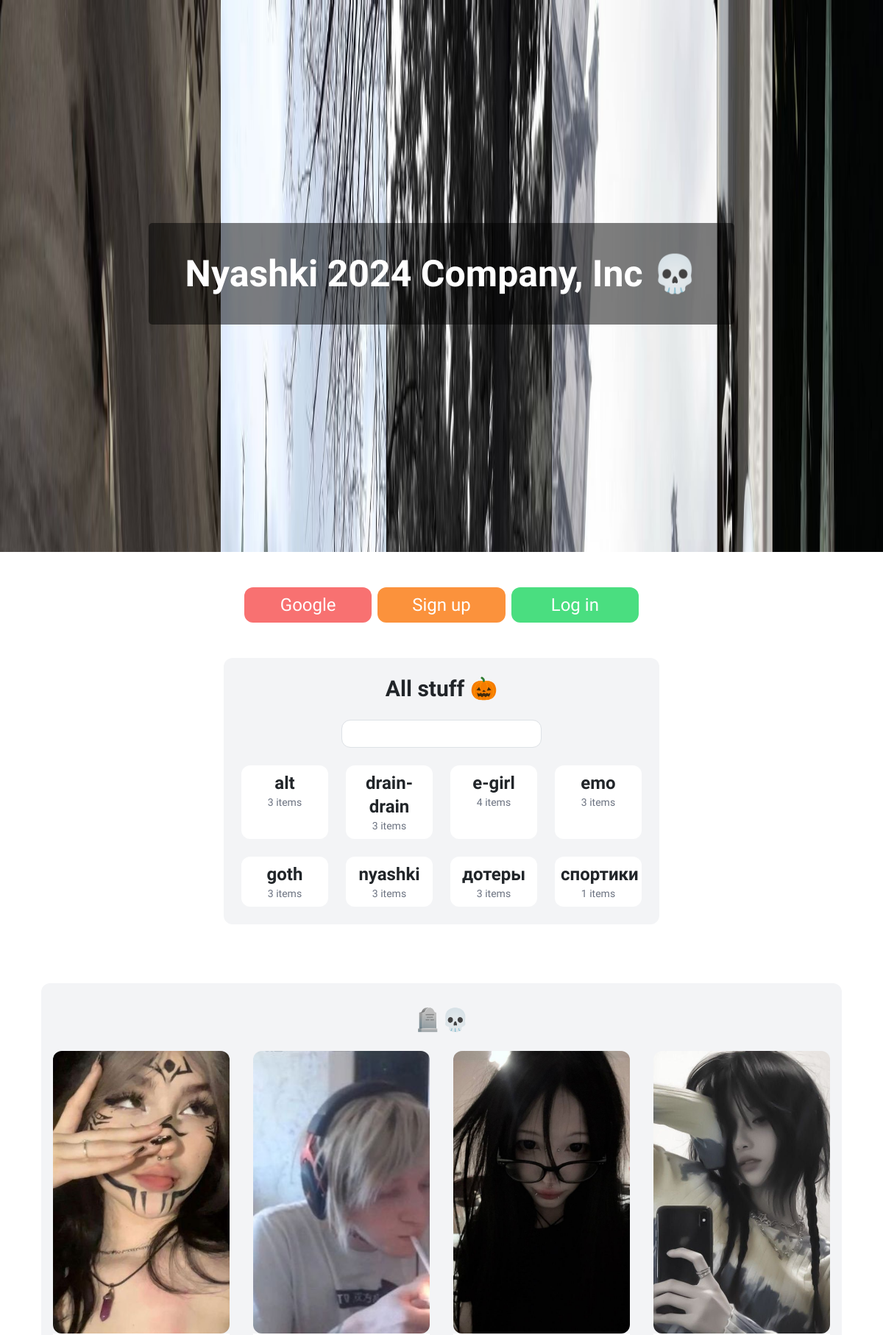
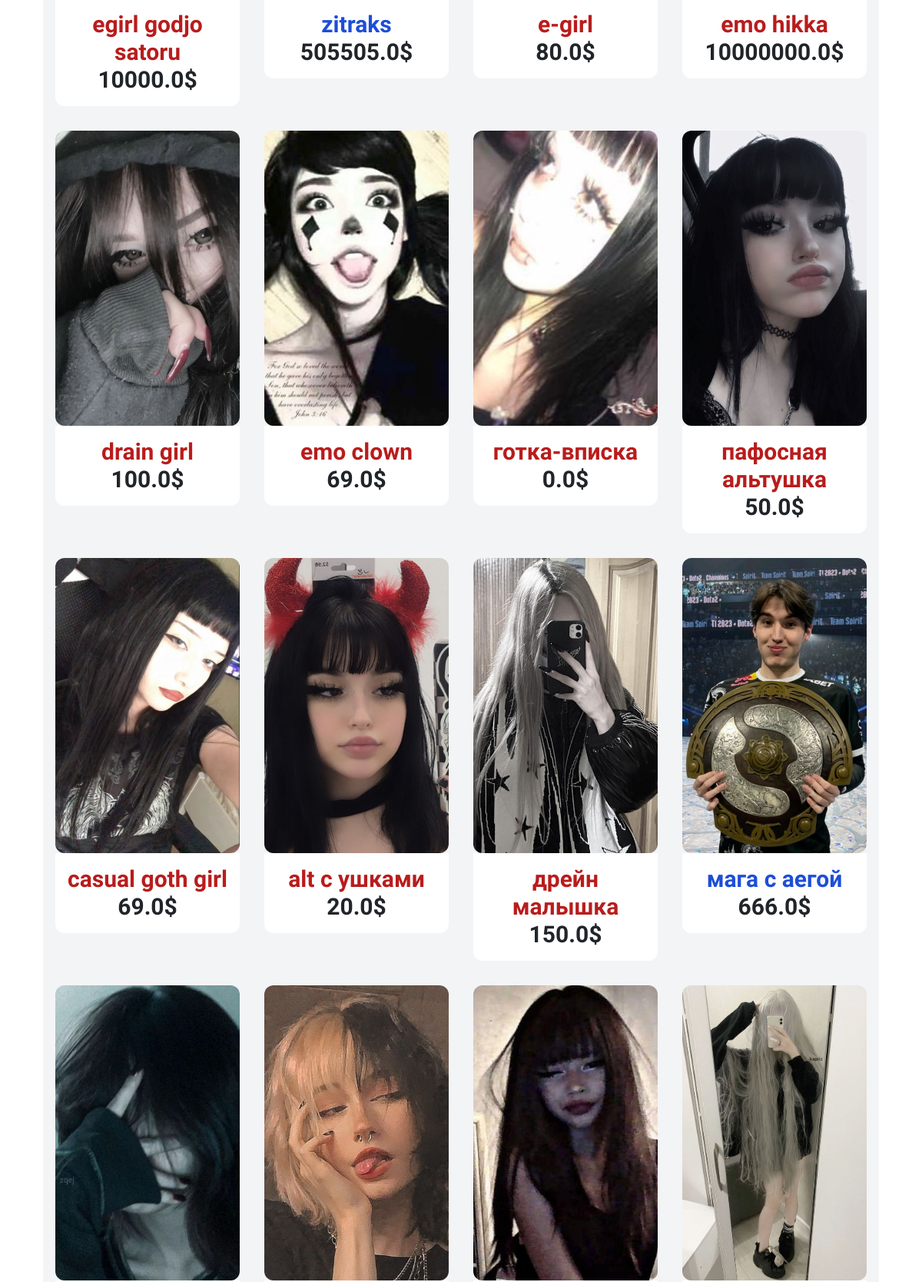
The page / (upper part) on the database its author committed (2 pictures, top to bottom).
### item/models.py (models this page shows, shortened)
class Category(models.Model):
    name = models.CharField(max_length=255)
    class Meta:
        ordering = ('name',)
        verbose_name_plural = 'Categories'

class Item(models.Model):
    category = models.ForeignKey(Category, related_name='items', on_delete=models.CASCADE)
    name = models.CharField(max_length=255)
    description = models.TextField(blank=True, null=True)
    price = models.FloatField()
    image = models.ImageField(upload_to='item_images', blank=True, null=True)
    is_sold = models.BooleanField(default=False)
    created_at = models.DateTimeField(auto_now_add=True)
    users = models.ManyToManyField(User, related_name='items', blank=True)
    gender = models.CharField(max_length=1, choices=gender_choice)
    comments = models.ManyToManyField(Comment)

### core/views.py (the view)
# urls.py: path('', views.index, name='index'),
def index(request):
    items = Item.objects.filter(is_sold=False)
    categories = Category.objects.all()
    gender = ''
    if "gender" not in request.session:
        gender = 'ALL'
    else:
        gender = request.session["gender"]
    if gender != 'ALL':
        items = items.filter(gender=gender)
    return render(request, 'core/index.html', {
        'categories': categories,
        'items': sorted(items, key=lambda x: random.random()),
        'name_category' : '🪦💀',
        'gender': gender,
        'show_login': True,
    })

### core/templates/core/index.html (shortened to what this page needs)
{% extends 'core/base.html' %}
{% block content %}
    <div class="mt-4 px-4 py-4 bg-gray-100 rounded-xl dark:bg-zinc-500 mx-auto md:w-1/2 transition-transform duration-300 transform hover:scale-105">
        <h2 class="transition-transform duration-300 transform hover:scale-110 mb-4 text-3xl text-center font-semibold dark:text-white"><a href="{% url 'core:all_staff'%}"> All stuff 🎃</a></h2>
        <form method="get" action="{% url 'item:items' %}">
                {%if query%}
                    <input name="query" type="text" class="transition-transform duration-300 transform hover:scale-110 form-control md:w-1/2  w-3/4 mx-auto mb-4" autofocus value="{{query}}">
                {%else%}
                    <input name="query" type="text" class="transition-transform duration-300 transform hover:scale-110 form-control md:w-1/2  w-3/4 mx-auto rounded-xl mb-4" autofocus>
                {%endif%}
        </form>
        <div class="xcjvxckljvlk grid grid-cols-2 md:grid-cols-4 gap-4">
            {% for category in categories %}
            <div class="transition-transform duration-300 transform hover:scale-125 p-2 bg-white rounded-xl text-center dark:text-black">
                <a href="{% url 'core:category' category.id %}" class="block">
                    <h2 class="text-lg md:text-2xl font-semibold">{{ category.name }}</h2>
                    <p class="text-gray-500 text-sm">{{ category.items.count }} items</p>
                </a>
            </div>
            {% endfor %}
        </div>
    </div>
    <div class="asfafzxcvzd23123 mx-5 mt-20 px-3 md:px-6 md:py-12 py-4 bg-gray-100 rounded-xl dark:bg-zinc-500 transition-transform duration-300 transform hover:scale-105" id="xcvxckjvl123">
        <h2 class="mb-4 mt-2 text-3xl text-center font-bold dark:text-white">{{ name_category }}</h2>
        <div class="blckvlvjvv grid grid-cols-2 md:grid-cols-4 gap-8">
            {% for item in items %}
                <div class="transition-transform duration-300 transform hover:scale-105">
                    <a href="{% url 'item:detail' item.id %}">
                        {% if item.gender == 'W'%}
                            {% if item.image.url %}
                                <img src="{{ item.image.url }}" class="zoom-image rounded-xl object-cover w-full md:h-96 h-60">
                            {% endif %}
                        {% else %}
                            {% if item.image.url %}
                                <img src="{{ item.image.url }}" class="zoom-image rounded-xl object-cover w-full md:h-96 h-60">
                            {% endif %}
                        {% endif %}
                        <div class="cvkxljbxcljkvb p-3 bg-white rounded-b-xl md:text-center">
                                {% if item.gender == 'M'%}
                                <h2 class="md:text-3xl text-xl text-blue-700 font-semibold">{{ item.name }}</h2>
                                {% else %}
                                <h2 class="md:text-3xl text-xl text-red-700 font-semibold">{{ item.name }}</h2>
                                {% endif %}
                            <strong><p class="text-xl md:text-3xl font-semibold">{{ item.price }}$</p></strong>
                        </div>
                    </a>
                </div>
            {% endfor %}
        </div>
    </div>
{% endblock %}

### static/core/css/main.css (style rules this page uses)
body { font-family: Comfortaa; }

### rows shown on the page
Category: name "alt", items.count "3"
Category: name "drain-drain", items.count "3"
Category: name "e-girl", items.count "4"
Category: name "emo", items.count "3"
Category: name "goth", items.count "3"
Category: name "nyashki", items.count "3"
Category: name "дотеры", items.count "3"
Category: name "спортики", items.count "1"
Item: image (picture), name "egirl godjo satoru", price "10000.0"
Item: image (picture), name "zitraks", price "505505.0"
Item: image (picture), name "e-girl", price "80.0"
Item: image (picture), name "emo hikka", price "10000000.0"
Item: image (picture), name "drain girl", price "100.0"
Item: image (picture), name "emo clown", price "69.0"
Item: image (picture), name "готка-вписка", price "0.0"
Item: image (picture), name "пафосная альтушка", price "50.0"
Item: image (picture), name "casual goth girl", price "69.0"
Item: image (picture), name "alt с ушками", price "20.0"
Item: image (picture), name "дрейн малышка", price "150.0"
Item: image (picture), name "мага с аегой", price "666.0"
Item: image (picture)
Item: image (picture)
Item: image (picture)
Item: image (picture)

### other values the page prints
{{ name_category }} "🪦💀"
